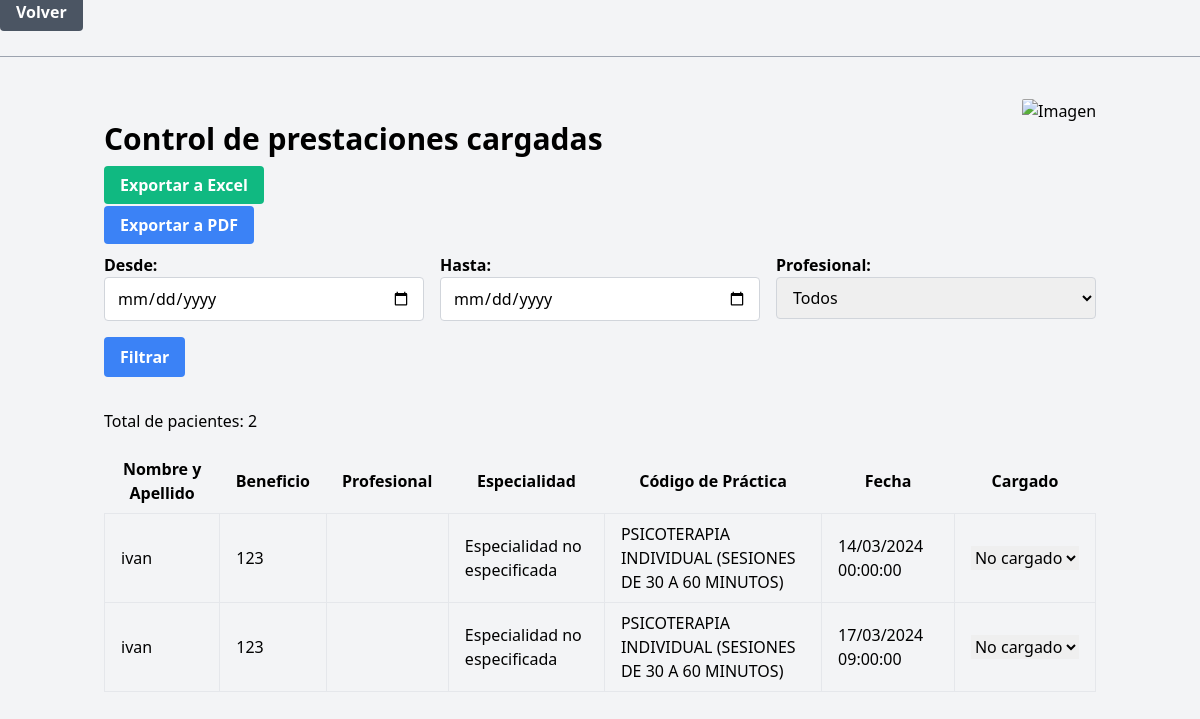
Before: /tablaOME/tablaOME.php?profesional=43 (signed in) with the older database file.
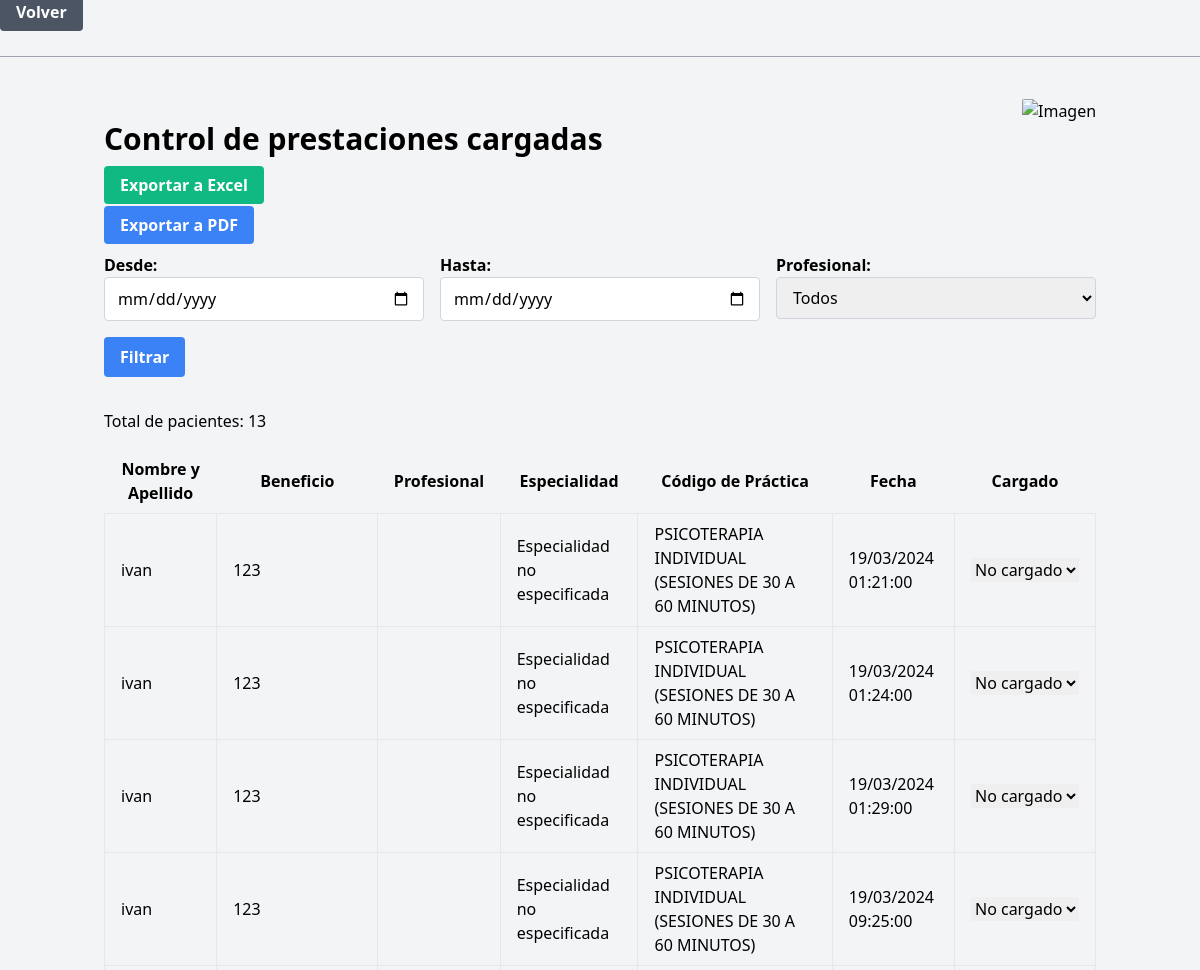
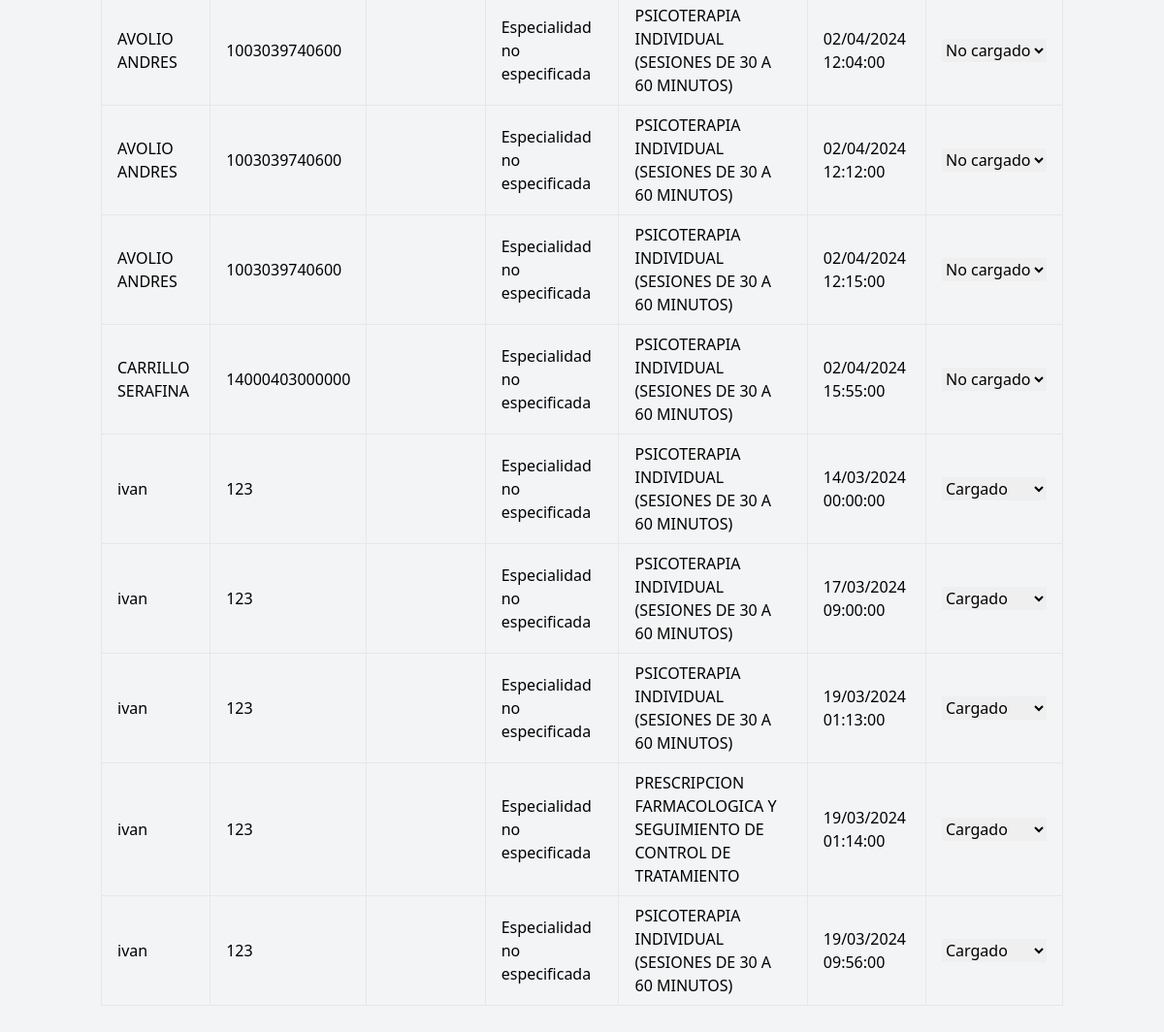
After: the same page with the newer database file (2 pictures, top to bottom).
### tables this page shows
CREATE TABLE `paciente` (
  `cod_paci` int(11) NOT NULL,
  `nombreYapellido` varchar(255) NOT NULL,
  `benef` bigint(255) NOT NULL,
  `cod_prof` int(255) NOT NULL,
  `cod_practica` int(255) NOT NULL,
  `fecha` datetime NOT NULL,
  `cod_diag` varchar(255) NOT NULL,
  `dni` int(255) NOT NULL,
  `cargado` varchar(255) NOT NULL DEFAULT 'no_cargado'
);

CREATE TABLE `tipo_prac` (
  `id` int(11) NOT NULL,
  `descript` varchar(255) NOT NULL,
  `cod_practica` int(255) NOT NULL
);

### controlador/control_paciente.php (called while the page is built, shortened)
<?php
require_once '../modelo/paciente.php';
function obtenerPacientesConFiltro($fecha_desde, $fecha_hasta, $profesional)
{
    global $conn;
    $sql = "SELECT * FROM paciente WHERE 1";
    if (!empty($profesional)) {
        $sql .= " AND cod_prof = $profesional";
    }
    $result = $conn->query($sql);
    if ($result->num_rows > 0) {
        $pacientes_cargados = array();
        $pacientes_no_cargados = array();
        while ($row = $result->fetch_assoc()) {
            if ($row['cargado'] == 'cargado') {
                $pacientes_cargados[] = $row;
            } else {
                $pacientes_no_cargados[] = $row;
            }
        }
        return array_merge($pacientes_no_cargados, $pacientes_cargados);
    } else {
        return array();
    }
}
function obtenerEspecialidadProfesional($cod_prof)
{
    global $conn;
    $sql = "SELECT especialidad FROM prof WHERE cod_prof = ?";
    $stmt = $conn->prepare($sql);
    $stmt->bind_param("i", $cod_prof);
    $stmt->execute();
    $result = $stmt->get_result();
    if ($result->num_rows > 0) {
        $row = $result->fetch_assoc();
        return $row['especialidad'];
    } else {
        return "Especialidad no especificada";
    }
}
function obtenerDescripcionPractica($cod_practica)
{
    global $conn;
    $sql = "SELECT descript FROM tipo_prac WHERE cod_practica  = ?";
    $stmt = $conn->prepare($sql);
    $stmt->bind_param("i", $cod_practica);
    $stmt->execute();
    $result = $stmt->get_result();
    if ($result->num_rows > 0) {
        $row = $result->fetch_assoc();
        return $row['descript'];
    } else {
        return "Sin descripcion";
    }
}
?>

### tablaOME/tablaOME.php (the view, shortened to what this page needs)
<?php
require_once '../controlador/control_paciente.php';
$fecha_desde = isset ($_GET['fecha_desde']) ? $_GET['fecha_desde'] : '';
$fecha_hasta = isset ($_GET['fecha_hasta']) ? $_GET['fecha_hasta'] : '';
$profesional = isset ($_GET['profesional']) ? $_GET['profesional'] : '';
$pacientes = obtenerPacientesConFiltro($fecha_desde, $fecha_hasta, $profesional);
$totalPacientes = count($pacientes);
?>
<!DOCTYPE html>
<html lang="es">
<head>
    <link href="https://cdn.jsdelivr.net/npm/tailwindcss@2.2.19/dist/tailwind.min.css" rel="stylesheet">
</head>
<body class="bg-gray-100">
    <a href="../panelMain/panelMain.php"
        class="bg-gray-500 hover:bg-gray-600 text-white font-bold py-2 px-4 rounded">Volver</a>
    <hr class="border-t border-gray-400 my-8">
    <div class="container mx-auto px-4 py-8 relative">
        <img src="../img/exportar_excel.bmp" alt="Imagen" class="image-top-right hidden sm:block">
        <h2 class="text-3xl font-semibold mb-4">Control de prestaciones cargadas</h2>
        <div class="mb-4">
            <a href="generar_reporte_excel.php?fecha_desde=<?php echo $fecha_desde; ?>&fecha_hasta=<?php echo $fecha_hasta; ?>&profesional=<?php echo $profesional; ?>"
                class="bg-green-500 hover:bg-green-700 text-white font-bold py-2 px-4 rounded">Exportar a Excel</a>
        </div>
        <div class="mb-4">
            <a href="generar_reporte_pdf.php?fecha_desde=<?php echo $fecha_desde; ?>&fecha_hasta=<?php echo $fecha_hasta; ?>&profesional=<?php echo $profesional; ?>"
                class="bg-blue-500 hover:bg-blue-700 text-white font-bold py-2 px-4 rounded">Exportar a PDF</a>
        </div>
        <form method="GET" class="mb-8">
            <div class="grid grid-cols-1 sm:grid-cols-2 md:grid-cols-3 gap-4">
                <div>
                    <label for="fecha_desde" class="block font-semibold">Desde:</label>
                    <input type="date" id="fecha_desde" name="fecha_desde"
                        class="border border-gray-300 rounded px-3 py-2 w-full">
                </div>
                <div>
                    <label for="fecha_hasta" class="block font-semibold">Hasta:</label>
                    <input type="date" id="fecha_hasta" name="fecha_hasta"
                        class="border border-gray-300 rounded px-3 py-2 w-full">
                </div>
                <div>
                    <label for="profesional" class="block font-semibold">Profesional:</label>
                    <select name="profesional" id="profesional"
                        class="border border-gray-300 rounded px-3 py-2 w-full">
                        <option value="">Todos</option>
                    </select>
                </div>
                <div class="flex items-end">
                    <button type="submit"
                        class="bg-blue-500 hover:bg-blue-700 text-white font-bold py-2 px-4 rounded">Filtrar</button>
                </div>
            </div>
        </form>
        <p class="mb-4">Total de pacientes:
            <?php echo $totalPacientes; ?>
        </p>
        <div class="overflow-x-auto">
            <table class="table-auto w-full">
                <thead>
                    <tr>
                        <th class="px-4 py-2">Nombre y Apellido</th>
                        <th class="px-4 py-2">Beneficio</th>
                        <th class="px-4 py-2">Profesional</th>
                        <th class="px-4 py-2">Especialidad</th>
                        <th class="px-4 py-2">Código de Práctica</th>
                        <th class="px-4 py-2">Fecha</th>
                        <th class="px-4 py-2">Cargado</th>
                    </tr>
                </thead>
                <tbody>
                    <?php
                    $pacientes = obtenerPacientesConFiltro($fecha_desde, $fecha_hasta, $profesional);
                    foreach ($pacientes as $paciente) {
                        echo "<tr>";
                        echo "<td class='border px-4 py-2'>" . $paciente["nombreYapellido"] . "</td>";
                        echo "<td class='border px-4 py-2'>" . $paciente["benef"] . "</td>";
                        echo "<td class='border px-4 py-2'>" . obtenerNombreProfesional($paciente["cod_prof"]) . "</td>";
                        echo "<td class='border px-4 py-2'>" . obtenerEspecialidadProfesional($paciente["cod_prof"]) . "</td>";
                        echo "<td class='border px-4 py-2'>" . obtenerDescripcionPractica($paciente["cod_practica"]) . "</td>";
                        echo "<td class='border px-4 py-2'>" . date('d/m/Y H:i:s', strtotime($paciente["fecha"])) . "</td>";
                        echo "<td class='border px-4 py-2'>";
                        echo "<form method='post'>";
                        echo "<select name='nuevo_estado' onchange='this.form.submit()'>";
                        echo "<option value='no_cargado'" . ($paciente["cargado"] == 'no_cargado' ? " selected" : "") . ">No cargado</option>";
                        echo "<option value='cargado'" . ($paciente["cargado"] == 'cargado' ? " selected" : "") . ">Cargado</option>";
                        echo "</select>";
                        echo "</form>";
                        echo "</td>";
                        echo "</tr>";
                    }
                    ?>
                </tbody>
            </table>
        </div>
</body>
</html>

### tablaOME/tablaOME.php (style rules this page uses)
.image-top-right { position: absolute; top: 10px; right: 10px; width: 5rem; height: auto; border-radius: 2px; }

Changed rows visible on the page:
added paciente: nombreYapellido "ivan", benef "123", cod_prof "Especialidad no especificada", cod_practica.descript "PSICOTERAPIA INDIVIDUAL (SESIONES DE 30 A 60 MINUTOS)", fecha "19/03/2024 01:21:00", nuevo_estado "No cargado"
added paciente: nombreYapellido "ivan", benef "123", cod_prof "Especialidad no especificada", cod_practica.descript "PSICOTERAPIA INDIVIDUAL (SESIONES DE 30 A 60 MINUTOS)", fecha "19/03/2024 01:24:00", nuevo_estado "No cargado"
added paciente: nombreYapellido "ivan", benef "123", cod_prof "Especialidad no especificada", cod_practica.descript "PSICOTERAPIA INDIVIDUAL (SESIONES DE 30 A 60 MINUTOS)", fecha "19/03/2024 01:29:00", nuevo_estado "No cargado"
added paciente: nombreYapellido "ivan", benef "123", cod_prof "Especialidad no especificada", cod_practica.descript "PSICOTERAPIA INDIVIDUAL (SESIONES DE 30 A 60 MINUTOS)", fecha "19/03/2024 09:25:00", nuevo_estado "No cargado"
added paciente: nombreYapellido "AVOLIO ANDRES", benef "1003039740600", cod_prof "Especialidad no especificada", cod_practica.descript "PSICOTERAPIA INDIVIDUAL (SESIONES DE 30 A 60 MINUTOS)", fecha "02/04/2024 12:04:00", nuevo_estado "No cargado"
added paciente: nombreYapellido "AVOLIO ANDRES", benef "1003039740600", cod_prof "Especialidad no especificada", cod_practica.descript "PSICOTERAPIA INDIVIDUAL (SESIONES DE 30 A 60 MINUTOS)", fecha "02/04/2024 12:12:00", nuevo_estado "No cargado"
added paciente: nombreYapellido "AVOLIO ANDRES", benef "1003039740600", cod_prof "Especialidad no especificada", cod_practica.descript "PSICOTERAPIA INDIVIDUAL (SESIONES DE 30 A 60 MINUTOS)", fecha "02/04/2024 12:15:00", nuevo_estado "No cargado"
added paciente: nombreYapellido "CARRILLO SERAFINA", benef "14000403000000", cod_prof "Especialidad no especificada", cod_practica.descript "PSICOTERAPIA INDIVIDUAL (SESIONES DE 30 A 60 MINUTOS)", fecha "02/04/2024 15:55:00", nuevo_estado "No cargado"
changed paciente (number 9 of 13 on the later page): nuevo_estado "No cargado" → "Cargado"
changed paciente (number 10 of 13 on the later page): nuevo_estado "No cargado" → "Cargado"
added paciente: nombreYapellido "ivan", benef "123", cod_prof "Especialidad no especificada", cod_practica.descript "PSICOTERAPIA INDIVIDUAL (SESIONES DE 30 A 60 MINUTOS)", fecha "19/03/2024 01:13:00", nuevo_estado "Cargado"
added paciente: nombreYapellido "ivan", benef "123", cod_prof "Especialidad no especificada", cod_practica.descript "PRESCRIPCION FARMACOLOGICA Y SEGUIMIENTO DE CONTROL DE TRATAMIENTO", fecha "19/03/2024 01:14:00", nuevo_estado "Cargado"
added paciente: nombreYapellido "ivan", benef "123", cod_prof "Especialidad no especificada", cod_practica.descript "PSICOTERAPIA INDIVIDUAL (SESIONES DE 30 A 60 MINUTOS)", fecha "19/03/2024 09:56:00", nuevo_estado "Cargado"
Other visible differences:
$totalPacientes: "2" → "13"
